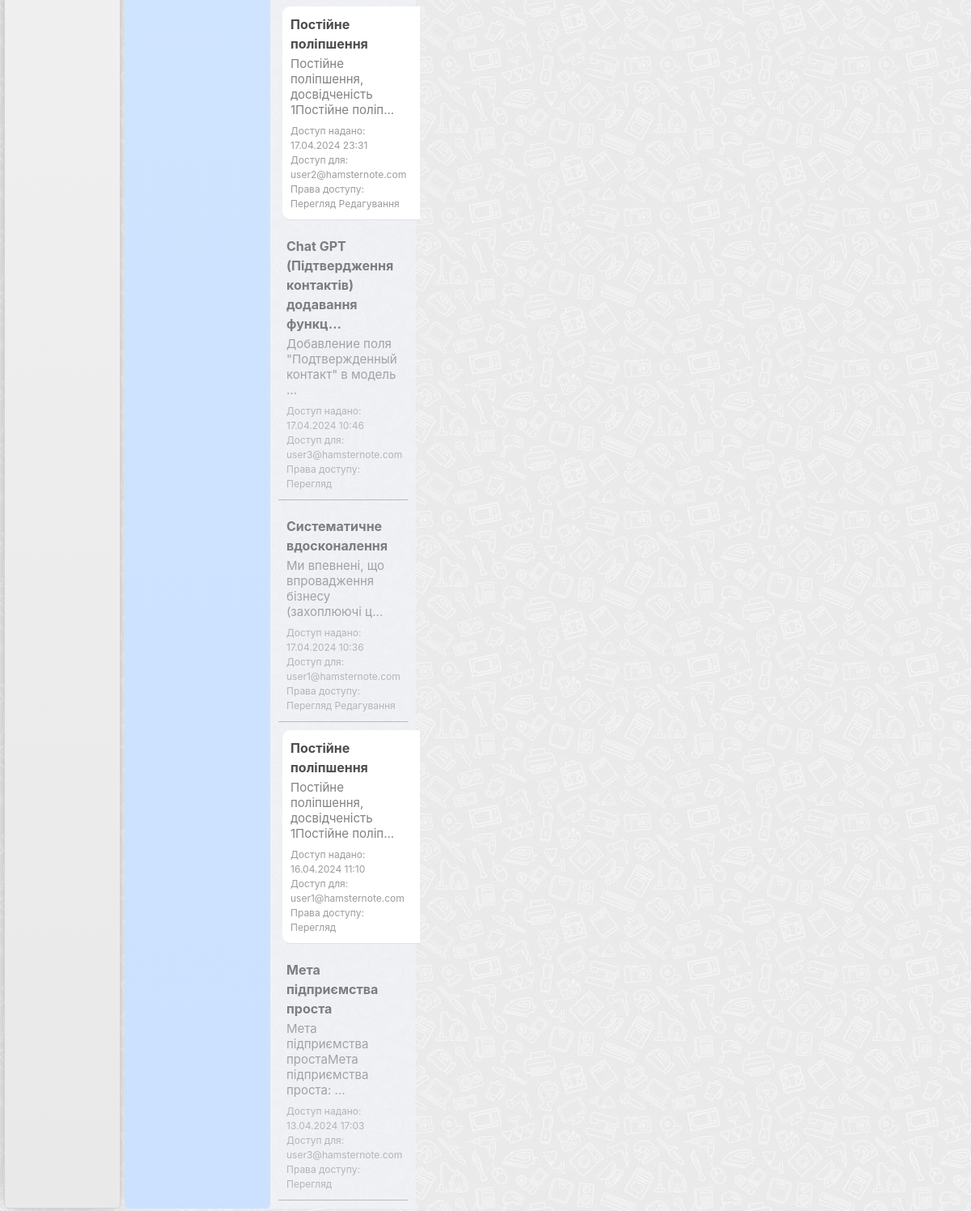
Page /shared_note_from_me_detail/7/ (signed in, middle part) on the earlier database version.
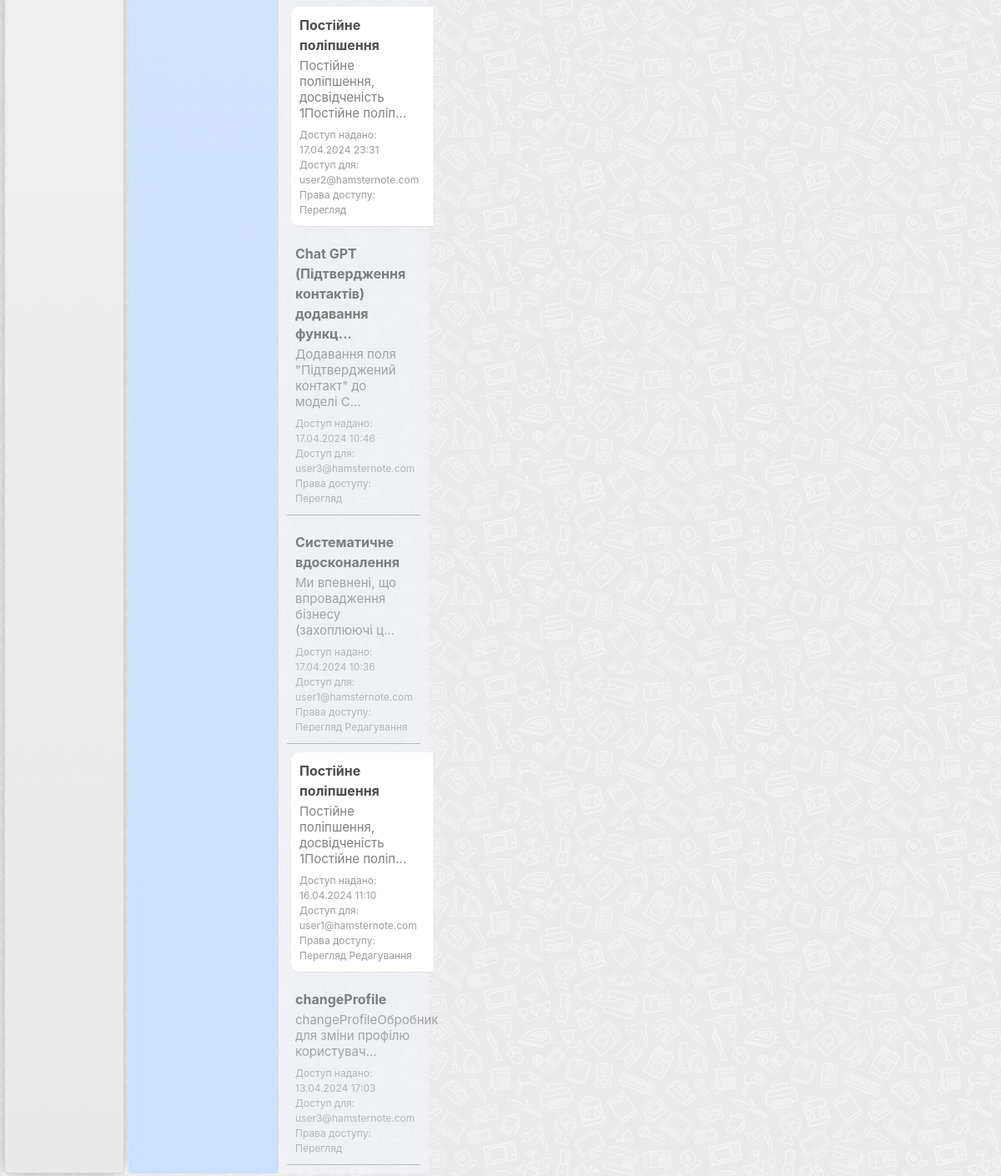
Same page on the later database version.
### sharing_notes/models.py (models this page shows, shortened)
class TimestampMixin(models.Model):
    created_at = models.DateTimeField(auto_now_add=True)
    updated_at = models.DateTimeField(auto_now=True)
    class Meta:
        abstract = True

class SharingNote(TimestampMixin):
    owner = models.ForeignKey(CustomUser, on_delete=models.CASCADE)
    note = models.ForeignKey(Note, on_delete=models.CASCADE)
    shared_with = models.ForeignKey(Contact, on_delete=models.CASCADE)
    can_view = models.BooleanField(default=True)
    can_edit = models.BooleanField(default=False)

### note/models.py (models this page shows, shortened)
class TimestampMixin(models.Model):
    created_at = models.DateTimeField(auto_now_add=True)
    updated_at = models.DateTimeField(auto_now=True)
    class Meta:
        abstract = True

class Note(TimestampMixin):
    title = models.CharField(max_length=100)
    content = CKEditor5Field('Content', config_name='extends')
    notebook = models.ForeignKey(
        Notebook, on_delete=models.CASCADE, related_name='notes')
    author = models.ForeignKey(
        CustomUser, on_delete=models.CASCADE, related_name='created_notes')
    permission = models.CharField(
        max_length=4, choices=NotePermission.choices, default=NotePermission.EDITABLE)
    favorite = models.BooleanField(default=False)

### user_contacts/models.py (models this page shows, shortened)
class Contact(models.Model):
    user = models.ForeignKey(
        CustomUser, on_delete=models.CASCADE, related_name='contacts')
    contact_user = models.ForeignKey(
        CustomUser, on_delete=models.CASCADE, related_name='contact_of')
    added_at = models.DateTimeField(auto_now_add=True)
    class Meta:
        unique_together = ['user', 'contact_user']

### users/models.py (models this page shows, shortened)
class CustomUser(AbstractUser):
    email = models.EmailField(unique=True)

### sharing_notes/views.py (the view)
# urls.py: path('shared_note_from_me_detail/<int:shared_note_id>/', views.shared_note_from_me_detail, name='shared_note_from_me_detail'),
@login_required
def shared_note_from_me_detail(request, shared_note_id):
    current_user = request.user
    shared_notes = SharingNote.objects.filter(owner=current_user).order_by('-created_at')
    note = get_object_or_404(Note, pk=shared_note_id)
    context = {
        'category': 'shared',
        'subcategory': 'shared_from_me',
        'shared_notes': shared_notes,
        'note': note,
        'note_id': shared_note_id,
    }
    return render(request, 'sharing_notes/shared_note_from_me_detail.html', context)

### sharing_notes/templates/sharing_notes/shared_note_from_me_detail.html (shortened to what this page needs)
{% extends "main/base_template.html" %}
{% block listbar %}
    <div class="wrapper-listbar">
    </div>
{% endblock %}
{% block detail_listbar %}
    <div class="wrapper-detail-listbar">
        <ul class="detail-listbar-ul">
            {% for shared_note in shared_notes %}
                <li class="detail-listbar-li  {% if shared_note.note.id == note_id %}note-li-select{% else %}lisbar-li-opacity{% endif %}">
                    {% if shared_note.note.title|length > 50 %}
                        <a class="detail-listbar-a" href="{% url 'shared_note_from_me_detail' shared_note.note.pk %}">
                            {{ shared_note.note.title|striptags|slice:":50" }}...
                        </a>
                    {% else %}
                        <a class="detail-listbar-a" href="{% url 'shared_note_from_me_detail' shared_note.note.pk %}">
                            {{ shared_note.note.title }}
                        </a>
                    {% endif %}
                    <span class="note-short-description">{{ shared_note.note.content|striptags|slice:":50" }}...</span>
                    <span class="detail-listbar-shared-data">Доступ надано: {{ shared_note.created_at|date:"d.m.Y H:i" }}</span>
                    <span class="detail-listbar-shared-with">Доступ для: {{ shared_note.shared_with.contact_user.email }}</span>
                    <span class="detail-listbar-shared-rights">Права доступу:
                        {% if shared_note.can_view == True %}
                            <span>Перегляд</span>
                        {% endif %}
                        {% if shared_note.can_edit == True %}
                            <span>Редагування</span>
                        {% endif %}
                    </span>
                </li>
            {% endfor %}
        </ul>
    </div>
{% endblock %}

Differences in the rows shown:
changed SharingNote "user2@hamsternote.com": no longer shows "Редагування"
changed through a linked row, SharingNote "Chat GPT (Підтвердження контактів) додавання функц": note.content "Добавление поля \"Подтвержденный контакт\" в модель" → "Додавання поля \"Підтверджений контакт\" до моделі C"
changed SharingNote (number 4 of 5 on the later page): now shows "Редагування"
changed through a linked row, SharingNote: note "Мета підприємства проста" → "changeProfile"; note.content "Мета підприємства простаМета підприємства проста:" → "changeProfileОбробник для зміни профілю користувач"
